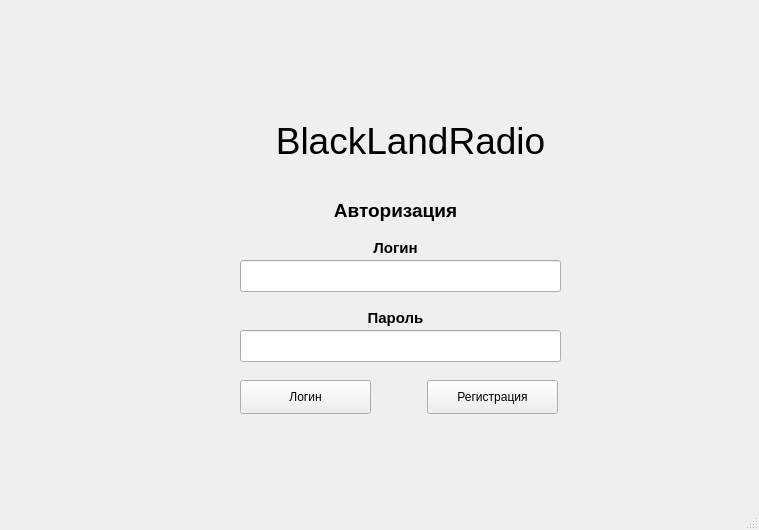
<?xml version="1.0" encoding="UTF-8"?>
<ui version="4.0">
 <class>AuthWindow</class>
 <widget class="QMainWindow" name="AuthWindow">
  <property name="geometry">
   <rect>
    <x>0</x>
    <y>0</y>
    <width>759</width>
    <height>530</height>
   </rect>
  </property>
  <property name="windowTitle">
   <string>Авторизация - Blackland Radio</string>
  </property>
  <widget class="QWidget" name="centralwidget">
   <widget class="QLineEdit" name="password_input">
    <property name="geometry">
     <rect>
      <x>240</x>
      <y>330</y>
      <width>321</width>
      <height>32</height>
     </rect>
    </property>
    <property name="maxLength">
     <number>60</number>
    </property>
   </widget>
   <widget class="QLineEdit" name="login_input">
    <property name="geometry">
     <rect>
      <x>240</x>
      <y>260</y>
      <width>321</width>
      <height>32</height>
     </rect>
    </property>
    <property name="maxLength">
     <number>16</number>
    </property>
   </widget>
   <widget class="QLabel" name="auth_label">
    <property name="geometry">
     <rect>
      <x>250</x>
      <y>190</y>
      <width>291</width>
      <height>41</height>
     </rect>
    </property>
    <property name="font">
     <font>
      <pointsize>14</pointsize>
      <weight>75</weight>
      <bold>true</bold>
     </font>
    </property>
    <property name="text">
     <string>Авторизация</string>
    </property>
    <property name="alignment">
     <set>Qt::AlignCenter</set>
    </property>
   </widget>
   <widget class="QLabel" name="login_label">
    <property name="geometry">
     <rect>
      <x>350</x>
      <y>240</y>
      <width>91</width>
      <height>16</height>
     </rect>
    </property>
    <property name="font">
     <font>
      <pointsize>11</pointsize>
      <weight>75</weight>
      <bold>true</bold>
     </font>
    </property>
    <property name="text">
     <string>Логин</string>
    </property>
    <property name="alignment">
     <set>Qt::AlignCenter</set>
    </property>
   </widget>
   <widget class="QLabel" name="password_label">
    <property name="geometry">
     <rect>
      <x>340</x>
      <y>310</y>
      <width>111</width>
      <height>16</height>
     </rect>
    </property>
    <property name="font">
     <font>
      <pointsize>11</pointsize>
      <weight>75</weight>
      <bold>true</bold>
     </font>
    </property>
    <property name="text">
     <string>Пароль</string>
    </property>
    <property name="alignment">
     <set>Qt::AlignCenter</set>
    </property>
   </widget>
   <widget class="QLabel" name="logo">
    <property name="geometry">
     <rect>
      <x>80</x>
      <y>90</y>
      <width>661</width>
      <height>101</height>
     </rect>
    </property>
    <property name="font">
     <font>
      <family>MS Shell Dlg 2</family>
      <pointsize>28</pointsize>
     </font>
    </property>
    <property name="text">
     <string>BlackLandRadio</string>
    </property>
    <property name="alignment">
     <set>Qt::AlignCenter</set>
    </property>
   </widget>
   <widget class="QPushButton" name="login_button">
    <property name="geometry">
     <rect>
      <x>240</x>
      <y>380</y>
      <width>131</width>
      <height>34</height>
     </rect>
    </property>
    <property name="text">
     <string>Логин</string>
    </property>
   </widget>
   <widget class="QPushButton" name="register_button">
    <property name="geometry">
     <rect>
      <x>427</x>
      <y>380</y>
      <width>131</width>
      <height>34</height>
     </rect>
    </property>
    <property name="text">
     <string>Регистрация</string>
    </property>
   </widget>
  </widget>
  <widget class="QStatusBar" name="statusbar"/>
 </widget>
 <resources/>
 <connections/>
</ui>
